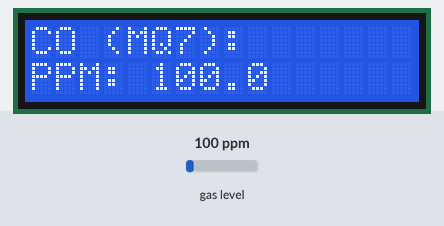
The sketch below on a simulated Arduino Uno, built with avr-gcc and run on an emulated ATmega328P. On the bench: 16×2 character LCD. Inputs (shaded band) come from the test bench; at power-on: gas level 100 ppm. What the sketch prints to the serial monitor is not drawn.

Above: at 3.3 s.
3.4 s: gas level set to 20 ppm
At 5.1 s:
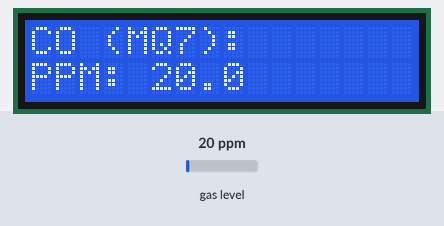
5.6 s: gas level set to 250 ppm
At 7.4 s:
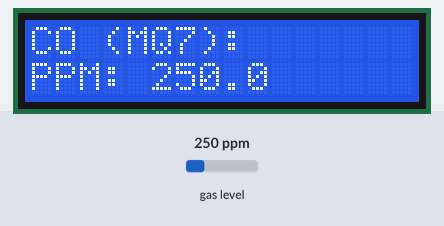
7.7 s: gas level set to 500 ppm
At 8.9 s:
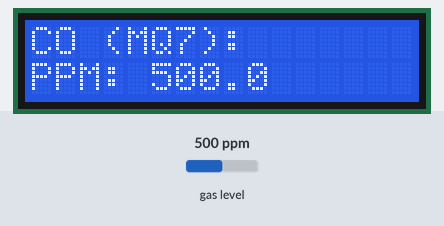
Timing chart, 0 to 10.7 s (numbered marks = the images above; inputs shaded):
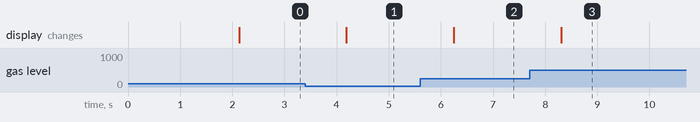

The sketch:

MQ7_LCD.ino
```cpp
/*
	MQ7_Example con LCD 16x2 I2C (0x27)
*/

#include "MQ7.h"
#include <Wire.h>
#include <LiquidCrystal_I2C.h>

#define A_PIN 0
#define VOLTAGE 5

// Init MQ7
MQ7 mq7(A_PIN, VOLTAGE);

// Init LCD (direccion 0x27, 16 columnas, 2 filas)
LiquidCrystal_I2C lcd(0x27, 16, 2);

void setup() {
	Serial.begin(9600);
	while (!Serial) {
		;
	}

	// Inicializar LCD
	lcd.init();
	lcd.backlight();
	lcd.clear();

	lcd.setCursor(0, 0);
	lcd.print("Calibrando MQ7");

	Serial.println("");
	Serial.println("Calibrating MQ7");

	mq7.calibrate();   // calcula R0

	Serial.println("Calibration done!");

	lcd.clear();
	lcd.setCursor(0, 0);
	lcd.print("Calibracion OK");
	delay(2000);
	lcd.clear();
}

void loop() {

	float ppm = mq7.readPpm();

	// Serial
	Serial.print("PPM = ");
	Serial.println(ppm);

	// LCD
	lcd.setCursor(0, 0);
	lcd.print("CO (MQ7):     ");

	lcd.setCursor(0, 1);
	lcd.print("PPM: ");
	lcd.print(ppm, 1);   // 1 decimal
	lcd.print("     ");     // limpia restos

	delay(1000);
}
```

Measured:
- after the input at 3.4 s, the display: changes after 0.79 s (image 1)
- after the input at 5.6 s, the display: changes after 0.65 s (image 2)
- after the input at 7.7 s, the display: changes after 0.60 s (image 3)
